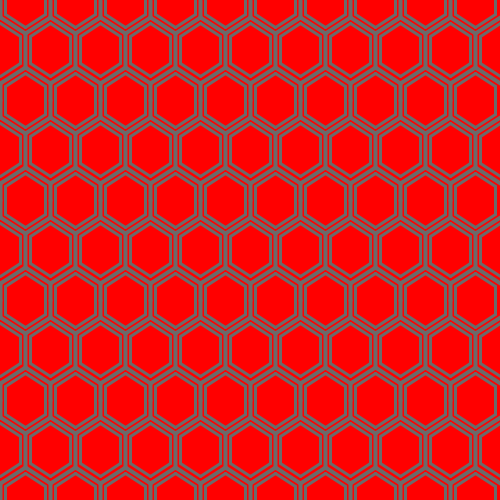
Frame 1 (no input)
Frame 60 (the mouse pressed at the canvas centre just before this capture): identical to frame 1, image omitted
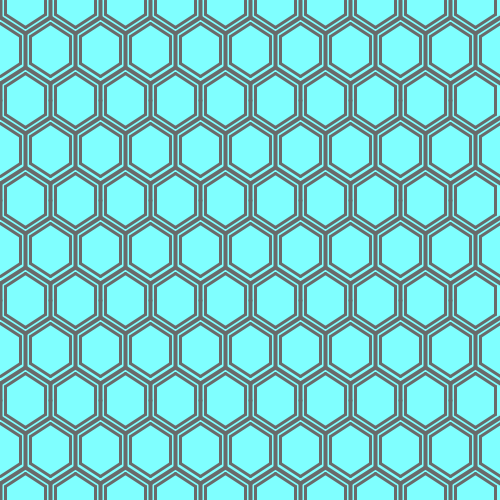
Frame 120 (the mouse held since frame 60 and released just before this capture)

The Processing sketch that drew these frames (run headless with seeded random() and noise(); from frame 60 on, the mouse is pressed at the canvas centre):

// Processing sketch: processing_119006
// ── processing_119006.pde

int patternSeperationX = 100;
int patternSeperationY = 100;
float h = 0;
float s = 255;
float b = 150;
float bChange = 1;
 
 
void setup(){
  colorMode (HSB, 360, 100, 100);
  size(500,500);
  smooth();
  noStroke();
  rect(0,0,patternSeperationX,patternSeperationY);
  stroke(150);
} 

 
void draw() {
background(h, s, b);
  if (mouseX > 0 && mouseX < 500) { 
    h = map (mouseX, 0, width, 0, 360);
  }
  if (mouseY > 0 && mouseY < 500) { 
    s = map (mouseY, 0, height, 0, 100);
  }
  if (mousePressed) {
    b = b + bChange;
  }
  if (mousePressed && b > 500 || b < 0) {
    bChange = bChange * -1;
  }
   
  for(int i = 0; i < width/patternSeperationX; i++){
      for(int j = 0; j < height/patternSeperationY; j++){
        pushMatrix();
        translate(i*patternSeperationX, j*patternSeperationY);
        hexagon();
        popMatrix();
      }
  }
 
  
}

void hexagon(){
  strokeWeight(4);
  // vert
  line(0,0,0,17);
  line(50,0,50,17);
  line(0,83,0,100);
  line(50,83,50,100);
  line(25,33,25,67);
  line(75,33,75,67);
  //diag
  line(0,17,25,33);
  line(25,33,50,17);
  line(50,17,75,33);
  line(75,33,100,17);
  line(0,83,25,67);
  line(25,67,50,83);
  line(50,83,75,67);
  line(75,67,100,83);
   
  //inner lines
  strokeWeight(3);
  line(5,0,5,14);
  line(5,14,25,27);
  line(45,0,45,14);
  line(25,27,45,14);
   
  line(55,0,55,14);
  line(55,14,75,27);
  line(95,0,95,14);
  line(75,27,95,14);
   
  line(0,23,20,36);
  line(20,36,20,63);
  line(20,63,0,76);
   
  line(50,23,30,36);
  line(30,36,30,63);
  line(30,63,50,76);
   
  line(50,23,70,36);
  line(70,36,70,63);
  line(70,63,50,76);
   
  line(100,23,80,36);
  line(80,36,80,63);
  line(80,63,100,76);
   
  line(5,100,5,86);
  line(5,86,25,73);
  line(45,100,45,86);
  line(25,73,45,86);
   
  line(55,100,55,86);
  line(55,86,75,73);
  line(95,100,95,86);
  line(75,73,95,86);

}
